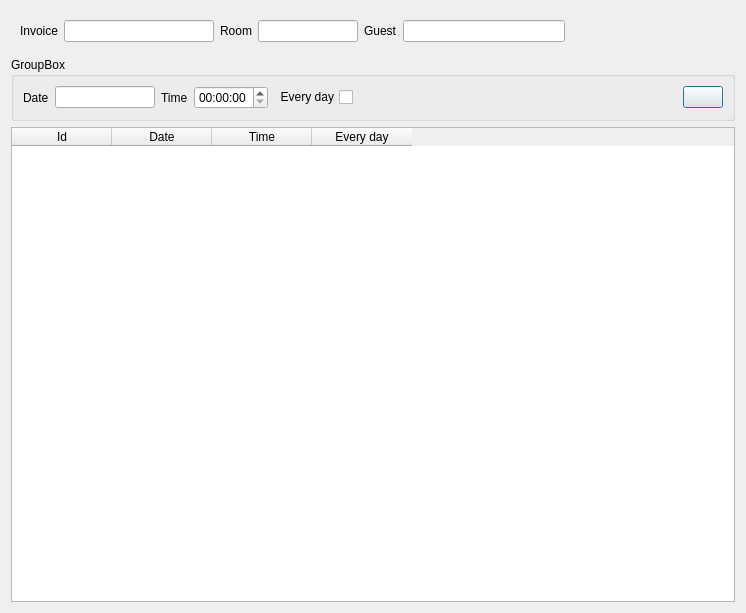
<?xml version="1.0" encoding="UTF-8"?>
<ui version="4.0">
 <class>DlgWakepCalls</class>
 <widget class="QDialog" name="DlgWakepCalls">
  <property name="geometry">
   <rect>
    <x>0</x>
    <y>0</y>
    <width>746</width>
    <height>613</height>
   </rect>
  </property>
  <property name="windowTitle">
   <string>Wakeup call</string>
  </property>
  <layout class="QVBoxLayout" name="verticalLayout">
   <item>
    <widget class="QWidget" name="widget" native="true">
     <layout class="QHBoxLayout" name="horizontalLayout">
      <item>
       <widget class="QLabel" name="label_3">
        <property name="text">
         <string>Invoice</string>
        </property>
       </widget>
      </item>
      <item>
       <widget class="QLineEdit" name="leInvoice">
        <property name="maximumSize">
         <size>
          <width>150</width>
          <height>16777215</height>
         </size>
        </property>
        <property name="readOnly">
         <bool>true</bool>
        </property>
       </widget>
      </item>
      <item>
       <widget class="QLabel" name="label">
        <property name="text">
         <string>Room</string>
        </property>
       </widget>
      </item>
      <item>
       <widget class="QLineEdit" name="leRoom">
        <property name="maximumSize">
         <size>
          <width>100</width>
          <height>16777215</height>
         </size>
        </property>
        <property name="readOnly">
         <bool>true</bool>
        </property>
       </widget>
      </item>
      <item>
       <widget class="QLabel" name="label_2">
        <property name="text">
         <string>Guest</string>
        </property>
       </widget>
      </item>
      <item>
       <widget class="QLineEdit" name="leGuest">
        <property name="maximumSize">
         <size>
          <width>300</width>
          <height>16777215</height>
         </size>
        </property>
        <property name="readOnly">
         <bool>true</bool>
        </property>
       </widget>
      </item>
      <item>
       <spacer name="horizontalSpacer">
        <property name="orientation">
         <enum>Qt::Horizontal</enum>
        </property>
        <property name="sizeHint" stdset="0">
         <size>
          <width>40</width>
          <height>20</height>
         </size>
        </property>
       </spacer>
      </item>
     </layout>
    </widget>
   </item>
   <item>
    <widget class="QGroupBox" name="groupBox">
     <property name="title">
      <string>GroupBox</string>
     </property>
     <layout class="QHBoxLayout" name="horizontalLayout_2">
      <item>
       <widget class="QLabel" name="label_4">
        <property name="text">
         <string>Date</string>
        </property>
       </widget>
      </item>
      <item>
       <widget class="EDateEdit" name="deDate">
        <property name="maximumSize">
         <size>
          <width>100</width>
          <height>16777215</height>
         </size>
        </property>
       </widget>
      </item>
      <item>
       <widget class="QLabel" name="label_5">
        <property name="text">
         <string>Time</string>
        </property>
       </widget>
      </item>
      <item>
       <widget class="QTimeEdit" name="teTime"/>
      </item>
      <item>
       <widget class="QCheckBox" name="chEveryDay">
        <property name="layoutDirection">
         <enum>Qt::RightToLeft</enum>
        </property>
        <property name="text">
         <string>Every day</string>
        </property>
       </widget>
      </item>
      <item>
       <spacer name="horizontalSpacer_2">
        <property name="orientation">
         <enum>Qt::Horizontal</enum>
        </property>
        <property name="sizeHint" stdset="0">
         <size>
          <width>40</width>
          <height>20</height>
         </size>
        </property>
       </spacer>
      </item>
      <item>
       <widget class="QPushButton" name="btnAddWakeup">
        <property name="text">
         <string/>
        </property>
        <property name="icon">
         <iconset resource="res.qrc">
          <normaloff>:/images/add.png</normaloff>:/images/add.png</iconset>
        </property>
       </widget>
      </item>
     </layout>
    </widget>
   </item>
   <item>
    <widget class="EQTableWidget" name="tbl">
     <property name="contextMenuPolicy">
      <enum>Qt::CustomContextMenu</enum>
     </property>
     <column>
      <property name="text">
       <string>Id</string>
      </property>
     </column>
     <column>
      <property name="text">
       <string>Date</string>
      </property>
     </column>
     <column>
      <property name="text">
       <string>Time</string>
      </property>
     </column>
     <column>
      <property name="text">
       <string>Every day</string>
      </property>
     </column>
    </widget>
   </item>
  </layout>
 </widget>
 <customwidgets>
  <customwidget>
   <class>EQTableWidget</class>
   <extends>QTableWidget</extends>
   <header location="global">eqtablewidget.h</header>
  </customwidget>
  <customwidget>
   <class>EDateEdit</class>
   <extends>QLineEdit</extends>
   <header location="global">edateedit.h</header>
  </customwidget>
 </customwidgets>
 <resources>
  <include location="res.qrc"/>
 </resources>
 <connections/>
</ui>
